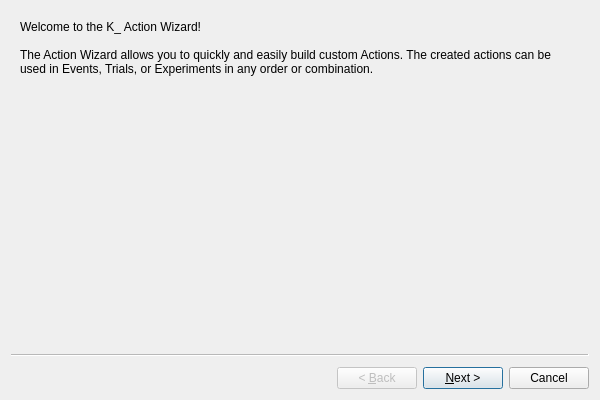
<?xml version="1.0" encoding="UTF-8"?>
<ui version="4.0">
 <class>actionWizard</class>
 <widget class="QWizard" name="actionWizard">
  <property name="geometry">
   <rect>
    <x>0</x>
    <y>0</y>
    <width>600</width>
    <height>400</height>
   </rect>
  </property>
  <property name="windowTitle">
   <string>Wizard</string>
  </property>
  <widget class="QWizardPage" name="wizardPage1">
   <layout class="QVBoxLayout" name="verticalLayout">
    <item>
     <widget class="QLabel" name="welcomeLabel">
      <property name="text">
       <string>Welcome to the K_ Action Wizard!

The Action Wizard allows you to quickly and easily build custom Actions. The created actions can be used in Events, Trials, or Experiments in any order or combination.</string>
      </property>
      <property name="wordWrap">
       <bool>true</bool>
      </property>
     </widget>
    </item>
   </layout>
  </widget>
  <widget class="QWizardPage" name="wizardPage2"/>
 </widget>
 <resources/>
 <connections/>
</ui>
